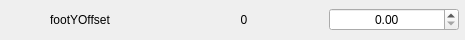
                      <widget class="QFrame" name="frame_53">
                       <property name="minimumSize">
                        <size>
                         <width>465</width>
                         <height>40</height>
                        </size>
                       </property>
                       <property name="maximumSize">
                        <size>
                         <width>465</width>
                         <height>40</height>
                        </size>
                       </property>
                       <property name="frameShape">
                        <enum>QFrame::NoFrame</enum>
                       </property>
                       <property name="frameShadow">
                        <enum>QFrame::Sunken</enum>
                       </property>
                       <layout class="QHBoxLayout" name="horizontalLayout_55">
                        <property name="spacing">
                         <number>5</number>
                        </property>
                        <property name="leftMargin">
                         <number>0</number>
                        </property>
                        <property name="topMargin">
                         <number>0</number>
                        </property>
                        <property name="rightMargin">
                         <number>5</number>
                        </property>
                        <property name="bottomMargin">
                         <number>0</number>
                        </property>
                        <item>
                         <widget class="QLabel" name="label_109">
                          <property name="minimumSize">
                           <size>
                            <width>158</width>
                            <height>0</height>
                           </size>
                          </property>
                          <property name="maximumSize">
                           <size>
                            <width>158</width>
                            <height>16777215</height>
                           </size>
                          </property>
                          <property name="toolTip">
                           <string>Lateral distance offset between the two foot (in meters).</string>
                          </property>
                          <property name="text">
                           <string>footYOffset</string>
                          </property>
                          <property name="alignment">
                           <set>Qt::AlignCenter</set>
                          </property>
                         </widget>
                        </item>
                        <item>
                         <widget class="QLabel" name="label_110">
                          <property name="minimumSize">
                           <size>
                            <width>158</width>
                            <height>0</height>
                           </size>
                          </property>
                          <property name="maximumSize">
                           <size>
                            <width>158</width>
                            <height>16777215</height>
                           </size>
                          </property>
                          <property name="text">
                           <string>0</string>
                          </property>
                          <property name="alignment">
                           <set>Qt::AlignCenter</set>
                          </property>
                         </widget>
                        </item>
                        <item>
                         <widget class="QDoubleSpinBox" name="doubleSpinBox_52">
                          <property name="minimumSize">
                           <size>
                            <width>130</width>
                            <height>0</height>
                           </size>
                          </property>
                          <property name="maximumSize">
                           <size>
                            <width>130</width>
                            <height>16777215</height>
                           </size>
                          </property>
                          <property name="styleSheet">
                           <string notr="true"/>
                          </property>
                          <property name="alignment">
                           <set>Qt::AlignCenter</set>
                          </property>
                         </widget>
                        </item>
                       </layout>
                      </widget>
